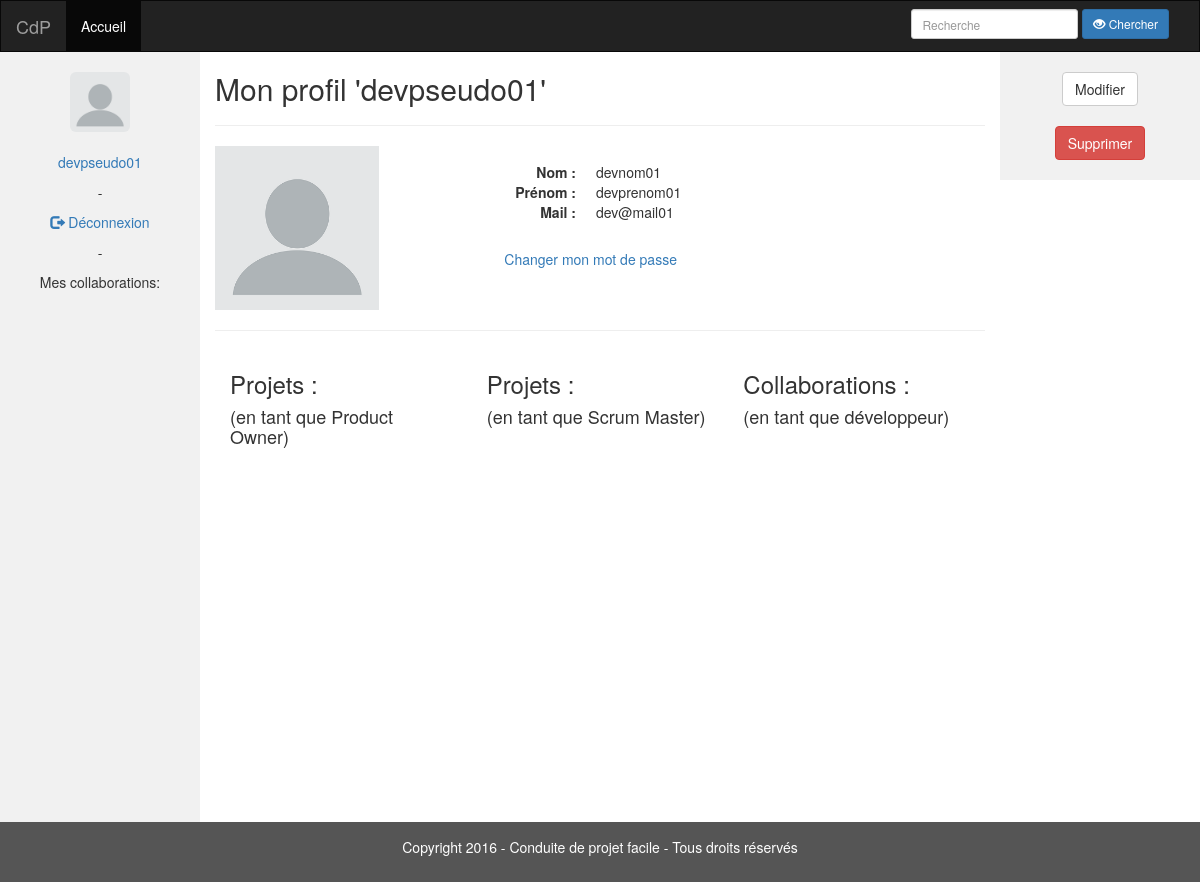
Page /profil.php (signed in) on the committed database.
### tables this page shows
CREATE TABLE `developpeur` (
  `DEV_id` int(11) NOT NULL,
  `DEV_prenom` varchar(255) NOT NULL,
  `DEV_nom` varchar(255) NOT NULL,
  `DEV_pseudo` varchar(20) NOT NULL,
  `DEV_mdp` varchar(255) NOT NULL,
  `DEV_mail` varchar(255) NOT NULL,
  `DEV_urlAvatar` text,
  `DEV_dateCreation` datetime NOT NULL
);

### web/requetes.php (called while the page is built, shortened)
<?php
class Requetes {
  private $conn;
    public function __construct($servername, $username, $password, $dbname) {
        $this->conn = new mysqli($servername, $username, $password, $dbname);
    }
    public function infosDeveloppeur($id_dev) {
        $sql = "SELECT * FROM developpeur WHERE DEV_id = ".$id_dev.";";
        if (!$result = $this->conn->query($sql)) {
            printf("<b style=\"color:red;\">Message d'erreur: %s</b><br>\n", $this->conn->error);
            return NULL;
        }
        return $result;
    }
    public function listeProjetsDeveloppeur($id_dev) {
        $sql = "SELECT P.* FROM projet as P
                INNER JOIN inter_dev_projet AS IDP ON P.PRO_id = IDP.PRO_id
                WHERE IDP.DEV_id = ".$id_dev."
                ORDER BY P.PRO_dateCreation ASC;";
        if (!$result = $this->conn->query($sql)) {
            printf("<b style=\"color:red;\">Message d'erreur: %s</b><br>\n", $this->conn->error);
            return NULL;
        }
        return $result;
    }
}
?>

### web/profil.php (the view, shortened to what this page needs)
<?php
require_once("config.php");
$s->suppressionCookies();
if (isset($_GET["profil"])) {
	$pseudo_demande = $_GET["profil"];
	$id = $db->idDeveloppeur($pseudo_demande);
	$row_id = $id->fetch_assoc();
	$id_dev = $row_id["DEV_id"];
	$infos = $db->infosDeveloppeur($id_dev);
	$row = $infos->fetch_assoc();
	$s->head("Profil - ".$pseudo_demande);
} else if (isset($_SESSION["session"])) {
	$id_dev = $_SESSION["id_co"];
	$infos = $db->infosDeveloppeur($id_dev);
	$row = $infos->fetch_assoc();
	$s->head("Mon profil");
} else {
	header("Location: index.php");
	exit();
}
$s->header($db);
$s->nav($db);
?>
	      <article>
            <div class="col-sm-8 text-left">
			  <h2>
<?php if (isset($_GET["profil"]) && isset($_SESSION["session"])
					&& $_GET["profil"]==$_SESSION["pseudo_co"]) {	?>
			Mon profil '<?php echo $row["DEV_pseudo"];?>'
<?php } else if (isset($_GET["profil"])) {	?>
			Profil de '<?php echo $row["DEV_pseudo"];?>'
<?php } else if (isset($_SESSION["session"])) { ?>
			Mon profil '<?php echo $row["DEV_pseudo"];?>'
<?php } ?>
			  </h2>
			  <hr>
			    <div class="paragraphs">
				  <div class="row">
				    <div class="col-sm-3">
<?php
    if (empty($_SESSION["image_co"])) {
?>
					  <img class="pull-left .img-fluid" src="../web/img/avatar-default.jpg" alt="Avatar" height="164" width="164" class="img-rounded"/>
<?php
    } else {
?>
					  <img class="pull-left .img-fluid" src="<?php echo $_SESSION["image_co"]; ?>" alt="Avatar" height="164" width="164" class="img-rounded"/>
<?php
    }
?>
				    </div>
				    <div class="col-sm-5" style="padding:2%;">
					  <dl class="dl-horizontal" style="float:left;">
					    <dt>Nom :</dt>
					    <dd><?php echo $row["DEV_nom"];?></dd>
					    <dt>Prénom : </dt>
					    <dd><?php echo $row["DEV_prenom"];?></dd>
					    <dt>Mail : </dt>
					    <dd><?php echo $row["DEV_mail"];?></dd>
					  </dl>
					  <br>
					  <br>
<?php
if ((isset($_SESSION["session"]) && empty($_GET["profil"]))
    || ((isset($_GET["profil"])
        && isset($_SESSION["session"])
        && $_GET["profil"]==$_SESSION["pseudo_co"]))) {
?>
					  <div action="" method="post">
					    <input style="display: inline; margin-left:25%;" class="btn btn-link dl-horizontal" data-toggle="modal" data-target="#modalModifMDP" type="submit" value="Changer mon mot de passe"/>
                      </div>
<?php 				} ?>
				    </div>
			  	  </div>
			    </div>
			    <hr>
			    <div class="col-sm-4 text-left">
			      <h3>Projets :</h3>
			      <h4>(en tant que Product Owner)</h4>
			      <div class="scrollProfil">
				  </div>
			    </div>
			    <div class="col-sm-4 text-left">
			      <h3>Projets :</h3>
			      <h4>(en tant que Scrum Master)</h4>
			      <div class="scrollProfil">
				  </div>
			    </div>
			    <div class="col-sm-4">
			      <h3>Collaborations :</h3>
			      <h4>(en tant que développeur)</h4>
			      <div class="scrollProfil">
				  </div>
                  <br>
			    </div>
			  </div>
		    </article>
<?php
    if ((isset($_SESSION["session"]) && empty($_GET["profil"]))
		 ||	((isset($_GET["profil"])
             && isset($_SESSION["session"])
			 && $_GET["profil"]==$_SESSION["pseudo_co"]))) {
?>
		  <aside>
			<div class="col-sm-2 sidenav">
			  <button type="button" class="btn btn-default" data-toggle="modal" data-target="#modalModifProfil">Modifier</button>
			  <br>
              <br>
			  <form style="display: inline;" action="" method="post">
			    <input class="btn btn-danger" type="submit" value="Supprimer"/>
		  	  </form>
		    </div>
		  </aside>
<?php
    }
  exit();
?>

### web/css/style.css (style rules this page uses)
.sidenav { padding-top: 20px; padding-bottom: 20px; background-color: #f1f1f1; height: 100%; }
div.scrollProfil { height: 350px; overflow-y: auto; }

### rows in the picture
developpeur: DEV_pseudo "devpseudo01", DEV_nom "devnom01", DEV_prenom "devprenom01", DEV_mail "dev@mail01"

### other values in the picture
$_SESSION["pseudo_co"] "devpseudo01"
